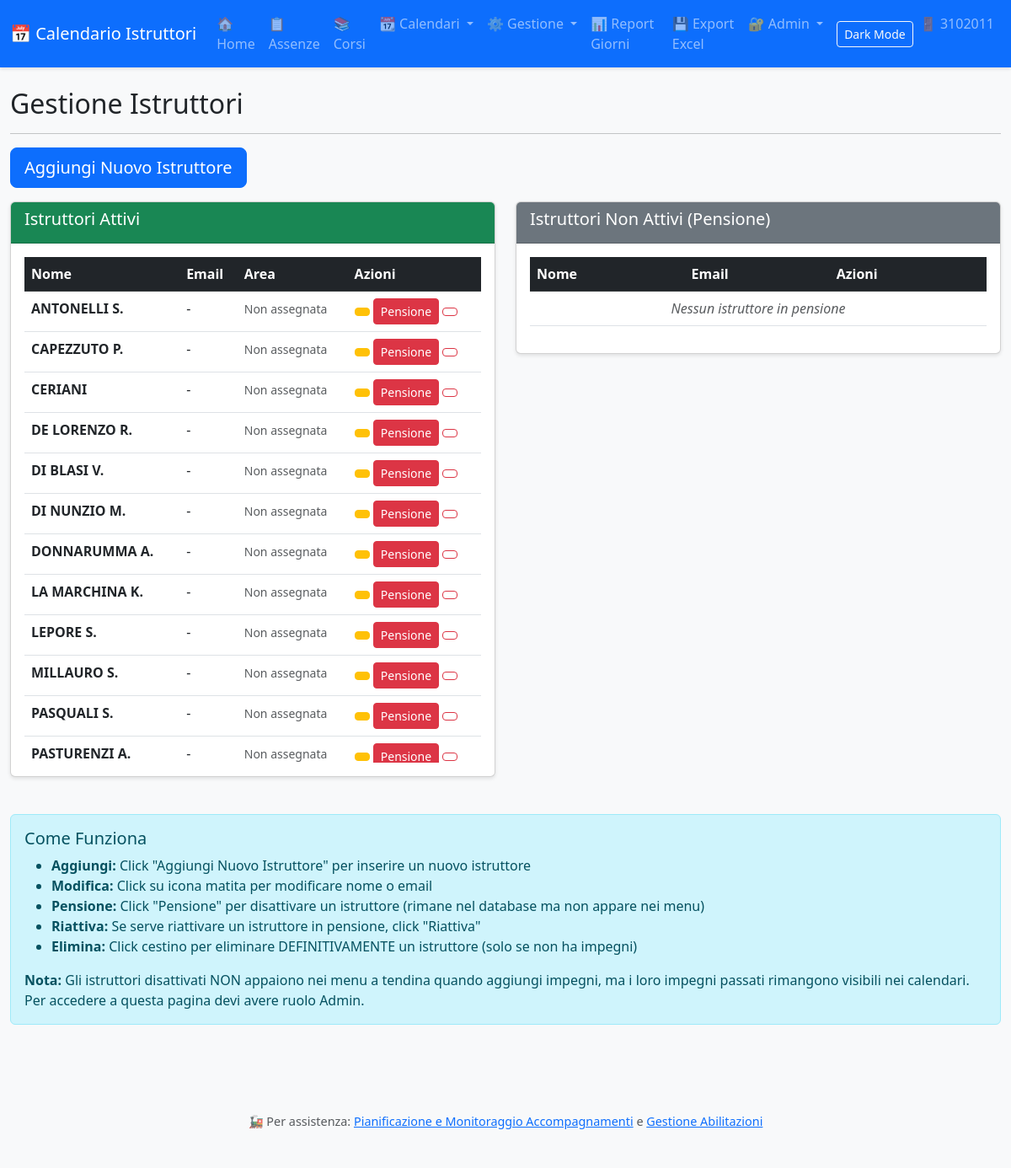
Page /istruttori (signed in) on the committed database.
### tables this page shows
CREATE TABLE istruttori (
            id INTEGER PRIMARY KEY AUTOINCREMENT,
            nome TEXT NOT NULL UNIQUE,
            email TEXT,
            attivo INTEGER DEFAULT 1
        , area TEXT DEFAULT NULL);

### app.py (the view)
@app.route('/istruttori')
@require_role('Admin')
def gestione_istruttori():
    conn = get_db()
    istruttori = conn.execute('SELECT * FROM istruttori ORDER BY nome').fetchall()
    conn.close()
    return render_template('istruttori.html', istruttori=istruttori)

### app.py (called while the page is built)
def require_role(role_name):
    def decorator(f):
        @wraps(f)
        def decorated_function(*args, **kwargs):
            if 'utente_id' not in session:
                return redirect(url_for('login'))
            utente = get_utente_by_id(session['utente_id'])
            if not utente or utente['ruolo_nome'] != role_name:
                return render_template('errore.html',
                    messaggio='Non hai permesso di accedere a questa pagina'), 403
            return f(*args, **kwargs)
        return decorated_function
    return decorator

### database.py (called while the page is built)
def get_db():
    db_path = os.environ.get('DB_PATH', 'calendario.db')
    conn = sqlite3.connect(db_path)
    conn.row_factory = sqlite3.Row  # Per accedere alle colonne per nome
    return conn

def get_utente_by_id(utente_id):
    conn = get_db()
    c = conn.cursor()
    c.execute('''
        SELECT u.*, r.nome as ruolo_nome
        FROM utenti u
        LEFT JOIN ruoli r ON u.ruolo_id = r.id
        WHERE u.id = ? AND u.attivo = 1
    ''', (utente_id,))
    utente = c.fetchone()
    conn.close()
    return utente

### templates/istruttori.html (shortened to what this page needs)
{% extends "base.html" %}
{% block content %}
<div class="row">
    <div class="col-12">
        <h2> Gestione Istruttori</h2>
        <hr>
    </div>
</div>
<div class="row mb-3">
    <div class="col-12">
        <button class="btn btn-primary btn-lg" data-bs-toggle="modal" data-bs-target="#modalIstruttore" onclick="nuovoIstruttore()">
             Aggiungi Nuovo Istruttore
        </button>
    </div>
</div>
<div class="row">
    <div class="col-md-6">
        <div class="card">
            <div class="card-header bg-success text-white">
                <h5> Istruttori Attivi</h5>
            </div>
            <div class="card-body">
                <div class="table-responsive">
                    <table class="table table-hover">
                        <thead class="table-dark">
                            <tr>
                                <th>Nome</th>
                                <th>Email</th>
                                <th>Area</th>
                                <th>Azioni</th>
                            </tr>
                        </thead>
                        <tbody>
                            {% for istr in istruttori %}
                            {% if istr.attivo %}
                            <tr>
                                <td><strong>{{ istr.nome }}</strong></td>
                                <td>{{ istr.email or '-' }}</td>
                                <td>
                                    {% if istr.area %}
                                    <span class="badge" style="background-color: {{ {'Scorta': '#dc3545', 'Condotta': '#0d6efd', 'Verifica': '#198754', 'Manovra': '#ffc107'}[istr.area] or '#6c757d' }}">
                                        {{ istr.area }}
                                    </span>
                                    {% else %}
                                    <small class="text-muted">Non assegnata</small>
                                    {% endif %}
                                </td>
                                <td>
                                    <button class="btn btn-sm btn-warning" onclick="modificaIstruttore({{ istr.id }})">
                                    </button>
                                    <button class="btn btn-sm btn-danger" onclick="disattivaIstruttore({{ istr.id }}, '{{ istr.nome }}')">
                                         Pensione
                                    </button>
                                    <button class="btn btn-sm btn-outline-danger" onclick="eliminaIstruttore({{ istr.id }}, '{{ istr.nome }}')">
                                    </button>
                                </td>
                            </tr>
                            {% endif %}
                            {% endfor %}
                        </tbody>
                    </table>
                </div>
            </div>
        </div>
    </div>
    <div class="col-md-6">
        <div class="card">
            <div class="card-header bg-secondary text-white">
                <h5> Istruttori Non Attivi (Pensione)</h5>
            </div>
            <div class="card-body">
                <div class="table-responsive">
                    <table class="table table-hover">
                        <thead class="table-dark">
                            <tr>
                                <th>Nome</th>
                                <th>Email</th>
                                <th>Azioni</th>
                            </tr>
                        </thead>
                        <tbody>
                            {% if istruttori|selectattr('attivo', 'equalto', 0)|list|length == 0 %}
                            <tr>
                                <td colspan="3" class="text-center text-muted">
                                    <em>Nessun istruttore in pensione</em>
                                </td>
                            </tr>
                            {% endif %}
                        </tbody>
                    </table>
                </div>
            </div>
        </div>
    </div>
</div>
<div class="row mt-4">
    <div class="col-12">
        <div class="alert alert-info">
            <h5> Come Funziona</h5>
            <ul>
                <li><strong>Aggiungi:</strong> Click "Aggiungi Nuovo Istruttore" per inserire un nuovo istruttore</li>
                <li><strong>Modifica:</strong> Click su icona matita per modificare nome o email</li>
                <li><strong>Pensione:</strong> Click "Pensione" per disattivare un istruttore (rimane nel database ma non appare nei menu)</li>
                <li><strong>Riattiva:</strong> Se serve riattivare un istruttore in pensione, click "Riattiva"</li>
                <li><strong>Elimina:</strong> Click cestino per eliminare DEFINITIVAMENTE un istruttore (solo se non ha impegni)</li>
            </ul>
            <p class="mb-0"><strong>Nota:</strong> Gli istruttori disattivati NON appaiono nei menu a tendina quando aggiungi impegni, ma i loro impegni passati rimangono visibili nei calendari. Per accedere a questa pagina devi avere ruolo Admin.</p>
        </div>
    </div>
</div>
{% endblock %}

### static/css/style.css (style rules this page uses)
body { font-family: 'Segoe UI', Tahoma, Geneva, Verdana, sans-serif; background-color: #f8f9fa; }
.card { box-shadow: 0 2px 4px rgba(0,0,0,0.1); margin-bottom: 20px; }
.table-responsive { max-height: 600px; overflow-y: auto; }
.btn { transition: all 0.3s ease; }
.card { transition: all 0.3s ease; }

### rows in the picture
istruttori: nome "ANTONELLI S.", email "-"
istruttori: nome "CAPEZZUTO P.", email "-"
istruttori: nome "CERIANI", email "-"
istruttori: nome "DE LORENZO R.", email "-"
istruttori: nome "DI BLASI V.", email "-"
istruttori: nome "DI NUNZIO M.", email "-"
istruttori: nome "DONNARUMMA A.", email "-"
istruttori: nome "LA MARCHINA K.", email "-"
istruttori: nome "LEPORE S.", email "-"
istruttori: nome "MILLAURO S.", email "-"
istruttori: nome "PASQUALI S.", email "-"
istruttori: nome "PASTURENZI A.", email "-"

### other values in the picture
{{ session.get('username', 'Logout') }} "3102011"
